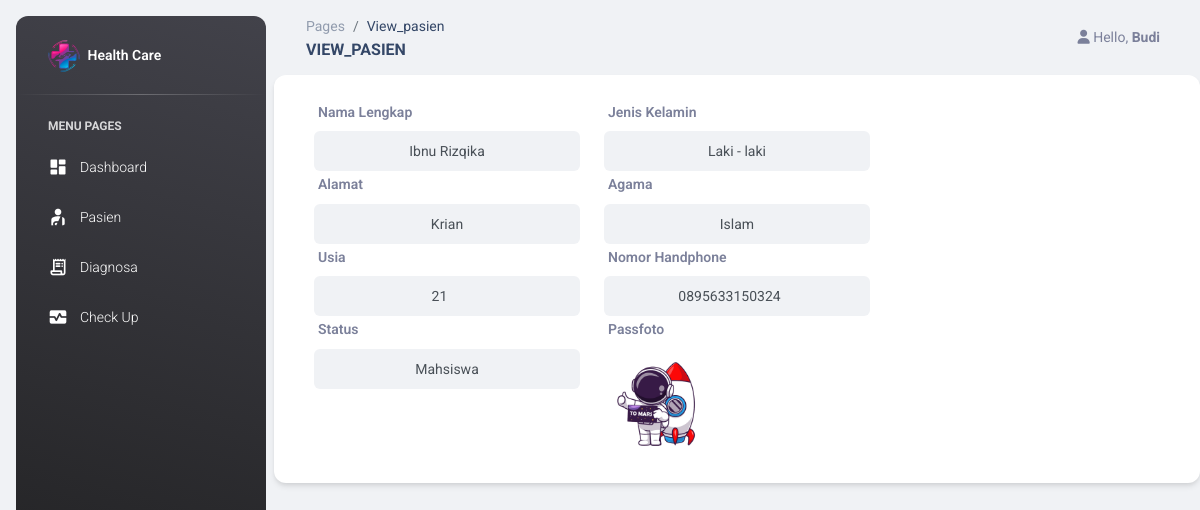
The page /index.php?page=view_pasien&id=10 (signed in) on the database its author committed.
### tables this page shows
CREATE TABLE `tb_pasien` (
  `id_pasien` int(11) NOT NULL,
  `nama_lengkap` varchar(255) NOT NULL,
  `alamat` varchar(255) NOT NULL,
  `usia` int(11) NOT NULL,
  `jenis_kelamin` varchar(11) NOT NULL,
  `status` varchar(20) NOT NULL,
  `agama` varchar(20) NOT NULL,
  `no_hp` varchar(30) NOT NULL,
  `foto` varchar(255) NOT NULL
);

### models/m_pasien.php (called while the page is built, shortened)
<?php
function query($query) {
		global $conn;
		$result = mysqli_query($conn, $query);
		$rows = [];
		while( $row = mysqli_fetch_assoc($result) ) {
			$rows[] = $row;
		}
		return $rows;
	}
?>

### views/view_pasien.php (the view, shortened to what this page needs)
<?php
require "models/m_pasien.php";
$id = $_GET["id"];
$ps = query("SELECT * from tb_pasien WHERE id_pasien = $id")[0];
?>
<div class="card px-3">
            <div class="card-body">
                <form action="" method="POST" enctype="multipart/form-data">
                    <div class="row">
                        <div class="col-md-4">
                            <div class="form-group">
                                <label for="nama_lengkap" class="form-label font-weight-bold">Nama Lengkap</label>
                                <input type="text" name="nama_lengkap" id="nama_lengkap" placeholder="Nama Lengkap" class="form-control bg-light text-center" value="<?= $ps["nama_lengkap"]; ?>" required>
                            </div>
                            <div class="form-group">
                                <label for="alamat" class="form-label font-weight-bold">Alamat</label>
                                <input type="text" name="alamat" id="alamat" placeholder="Alamat" class="form-control bg-light text-center" value="<?= $ps["alamat"]; ?>" required>
                            </div>
                            <div class="form-group">
                                <label for="usia" class="form-label font-weight-bold">Usia</label>
                                <input type="number" name="usia" id="usia" placeholder="Usia" class="form-control bg-light text-center" value="<?= $ps["usia"]; ?>" required>
                            </div>
                            <div class="form-group">
                                <label for="status" class="form-label font-weight-bold">Status</label>
                                <input type="text" name="status" id="status" placeholder="Status" class="form-control bg-light text-center" value="<?= $ps["status"]; ?>" required>
                            </div>
                        </div>
                        <div class="col-md-4">
                            <div class="form-group">
                                <label for="jenis_kelamin" class="form-label font-weight-bold">Jenis Kelamin</label>
                                <input type="text" name="jenis_kelamin" id="jenis_kelamin" placeholder="Jenis Kelamin" class="form-control bg-light text-center" value="<?= $ps["jenis_kelamin"]; ?>" required>
                            </div>
                            <div class="form-group">
                                <label for="agama" class="form-label font-weight-bold">Agama</label>
                                <input type="text" name="agama" id="agama" placeholder="Agama" class="form-control bg-light text-center" value="<?= $ps["agama"]; ?>" required>
                            </div>
                            <div class="form-group">
                                <label for="no_hp" class="form-label font-weight-bold">Nomor Handphone</label>
                                <input type="number" name="no_hp" id="no_hp" placeholder="Nomor Handphone" class="form-control bg-light text-center" value="<?= $ps["no_hp"]; ?>" required>
                            </div>
                            <div class="form-group">
                                <label for="foto" class="form-label font-weight-bold">Passfoto</label>
                            </div>
                            <div class="form-group">
                                <img src="assets/img/foto/<?php echo $ps["foto"];?>" class="avatar avatar-xxl me-3 border-radius-lg" alt="user1">
                            </div>
                        </div>
                    </div>
                </form>
            </div>
        </div>

### rows shown on the page
tb_pasien: nama_lengkap "Ibnu Rizqika", alamat "Krian", usia "21", status "Mahsiswa", jenis_kelamin "Laki - laki", agama "Islam", no_hp "0895633150324", foto (picture)

### other values the page prints
$_GET['page'] "View_pasien"
$_GET['page'] "VIEW_PASIEN"
